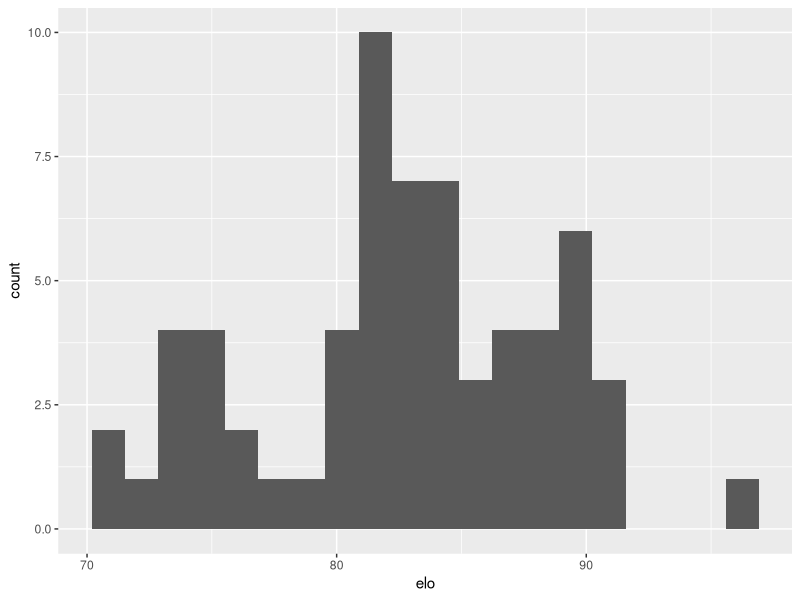
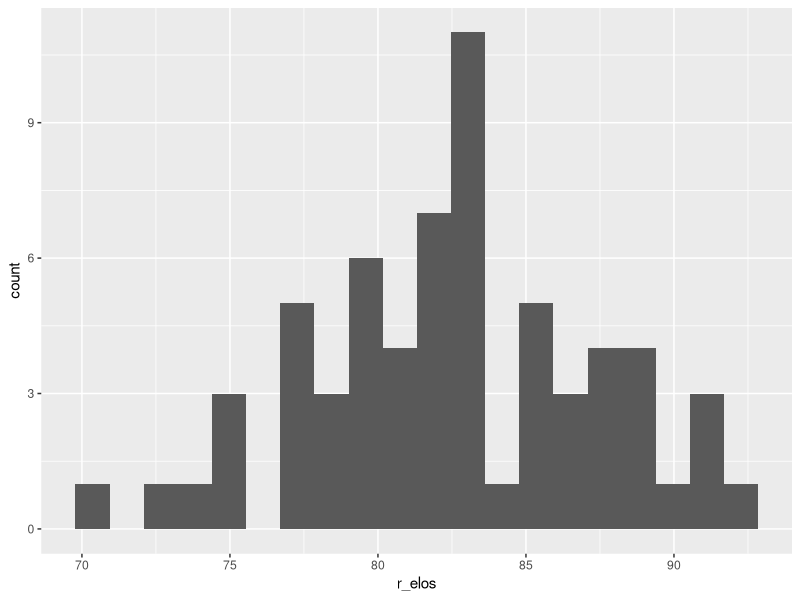

Reproduce these figures in R, in order.
library(tidyverse)

#############################
### Actual 2022 538 ELO's ###
#############################

d538 = read_csv("../data/538_ELO.csv")
n = 64 #nrow(d538)

elo_prob <- function(elo1, elo2) {
  1 / (1 + 10^(-(elo1 - elo2)*30.464/400)) 
} 

get_prob_matrix <- function(elos) {
  P = matrix(nrow=n, ncol=n)
  rownames(P) = d538$team_name
  colnames(P) = d538$team_name
  
  for (i in 1:n) {
    for (j in 1:n) {
      if (i != j) {
        elo_i = elos[i]
        elo_j = elos[j]
        P[i,j] = elo_prob(elo_i, elo_j)
      }
    }
  }
  
  P
}

P_538_2022 = get_prob_matrix(d538$elo)

P_538_2022[1:6,1:6]

write.csv(P_538_2022, "../data/P_538_2022.csv")

#################
### ELO Model ###
#################

d538 %>% ggplot() + geom_histogram(aes(x=elo), bins=20)
d538$elo


set.seed(77)
r_elos = rnorm(100, mean(d538$elo), sd(d538$elo))
r_elos = r_elos[70 <= r_elos & r_elos <= 93][1:64]
r_elos = sort(r_elos,decreasing = TRUE)
tibble(r_elos) %>% ggplot() + geom_histogram(aes(x=r_elos), bins=20)

P1 = get_prob_matrix(r_elos)

P1[1:6,1:6]

write.csv(P1, "../data/P1.csv")

